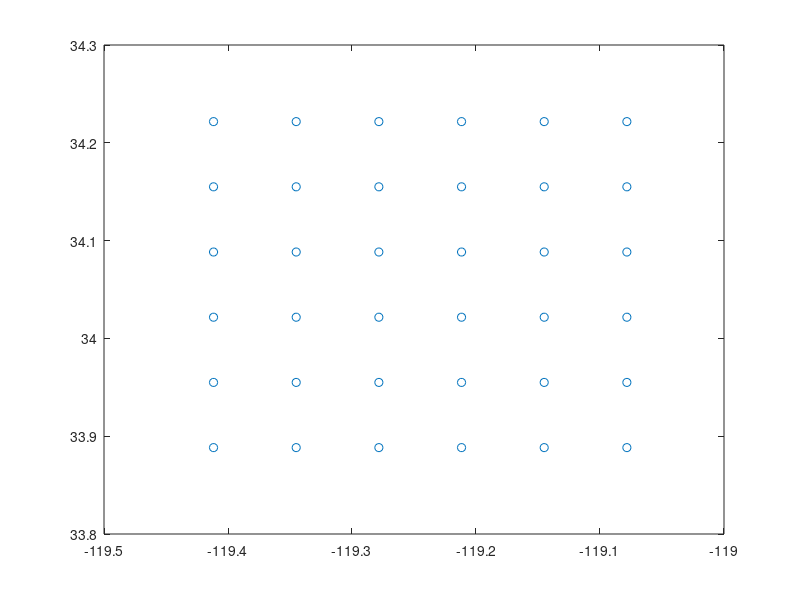

The MATLAB script that drew this image: (Note: this script raises an error after producing the figure.)
%ref IC
sigmax = 0.0035;
sigmay = 0.0025;
amp = 6.0;
theta = -.8;
posx = -119.245;
posy = 34.055;

sigmax2 = 0.0015;
sigmay2 = 0.003;
amp2 = -12.0;
theta2 = -.80;
posx2 = -119.237;
posy2 = 34.0633;

params_ref = [sigmax, sigmay, amp, theta, posx, posy, sigmax2, sigmay2, amp2, theta2, posx2, posy2];


%rbfs
centers = zeros(36,2);
dx = 0.4/6;
dy = 0.4/6;
ll =  [posx-0.2, posy-0.2];
for j = 1:6
    for k = 1:6
        centers(k + (j-1)*6, :) = [ ll(1) + (j-1 + .5)*dx , ll(2) + (k-1 + .5)*dy];
    end
end
figure
plot(centers(:,1),centers(:,2),'o')

epsilon = .5/0.0025;

y = linspace(33.8,34.3);
x = linspace(-119.4,-119.1);

[X,Y] = meshgrid(x,y);



rbf = @(x1,y1,cx,cy) exp(-epsilon*((x1-cx)^2 + (y1 - cy)^2));

bases = @(x,y) rbf(x,y,centers(1,1),centers(1,2));



figure
fsurf(bases,[-119.4 -119.1 33.8 34.3])
hold on
for j = 2:36
    bases = @(x,y) rbf(x,y,centers(j,1),centers(j,2));
    fsurf(bases,[-119.4 -119.1 33.8 34.3])
    hold on
end




%variances for params
var_sigmax = 0;
var_sigmay = 0;
var_amp = 2;
var_theta = .2;
var_posx = 0;
var_posy = 0;
params_var = [var_sigmax, var_sigmay, var_amp, var_theta, var_posx, var_posy var_sigmax, var_sigmay, -var_amp, var_theta, var_posx, var_posy];

x = -119.24;
y = 34.04:.0001:34.08;
out = init_cond(x,y,params_ref);
out2 = init_cond(x,y,params_ref + params_var);
figure
plot(y,out,y,out2)
hold on
title('Cross section of Initial condition perturbation')
legend('ref solution','perturbed ref solution')
ylabel(' \eta (m)')
set(gca,'xticklabel',[])

% function result = bases(x,y)
%     posx = -119.245;
%     posy = 34.055;
%     centers = zeros(36,2);
%     dx = 0.4/6;
%     dy = 0.4/6;
%     ll =  [posx-0.2, posy-0.2];
%     
%     epsilon = .5/0.0025;
%     
%     for j = 1:6
%         for k = 1:6
%             centers(k + (j-1)*6, :) = [ ll(1) + (j-1 + .5)*dx , ll(2) + (k-1 + .5)*dy];
%         end
%     end
%     
%     result = 0;
%     for j = 1:36
%         result = result + exp(-epsilon*((x-centers(j,1))^2 + (y - centers(j,2))^2));
%     end
% end
